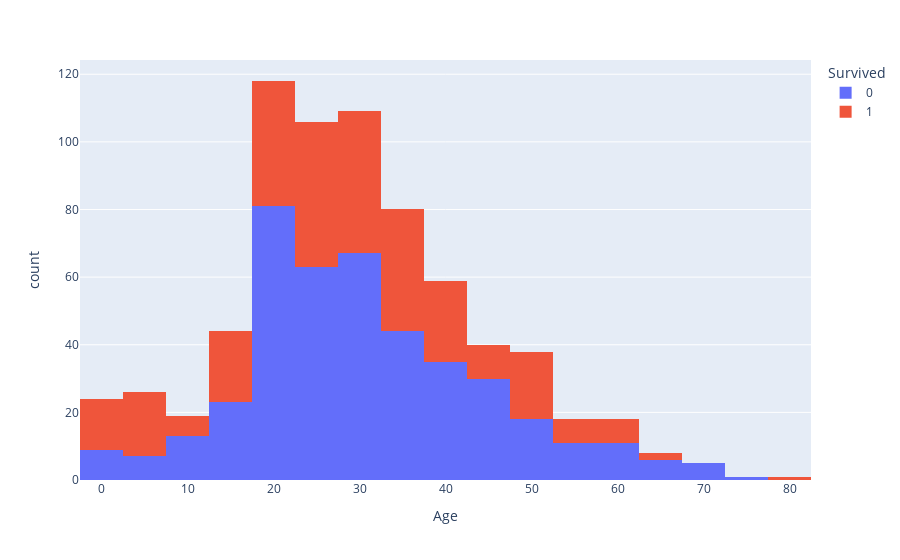

Here is the notebook cell this chart was saved with:
### Markdown cell above
### Survival by Age (also shows correlations with survival)

### Code cell
px.histogram(titanicdf, x="Age", color="Survived", nbins=16)

### Figure 1 — Plotly figure (JSON) as saved in the notebook; plotly's stock layout.template omitted (floating-point values rounded to 4 significant figures; data arrays with more than 128 entries replaced by an {"elided": "..."} marker saying what was removed)
{"data": [{"alignmentgroup": "True", "bingroup": "x", "hovertemplate": "Survived=0<br>Age=%{x}<br>count=%{y}<extra></extra>", "legendgroup": "0", "marker": {"color": "#636efa", "pattern": {"shape": ""}}, "name": "0", "nbinsx": 16, "offsetgroup": "0", "orientation": "v", "showlegend": true, "type": "histogram", "x": {"elided": "549 float values"}, "xaxis": "x", "yaxis": "y"}, {"alignmentgroup": "True", "bingroup": "x", "hovertemplate": "Survived=1<br>Age=%{x}<br>count=%{y}<extra></extra>", "legendgroup": "1", "marker": {"color": "#EF553B", "pattern": {"shape": ""}}, "name": "1", "nbinsx": 16, "offsetgroup": "1", "orientation": "v", "showlegend": true, "type": "histogram", "x": {"elided": "342 float values"}, "xaxis": "x", "yaxis": "y"}], "layout": {"barmode": "relative", "legend": {"title": {"text": "Survived"}, "tracegroupgap": 0}, "margin": {"t": 60}, "xaxis": {"anchor": "y", "domain": [0, 1], "title": {"text": "Age"}}, "yaxis": {"anchor": "x", "domain": [0, 1], "title": {"text": "count"}}}}
